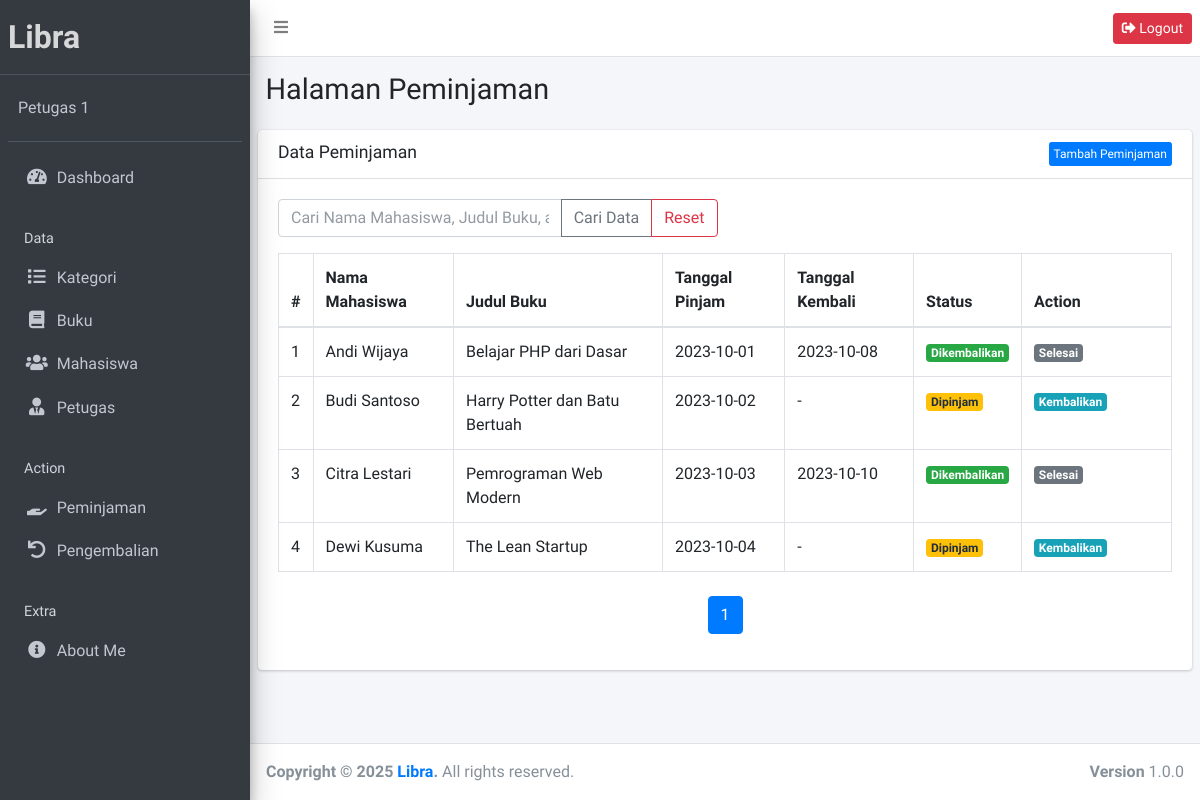
Screenshot of /public/peminjaman (signed in) with the database file from the repository.
### tables this page shows
CREATE TABLE `peminjaman` (
  `id` int NOT NULL,
  `mahasiswa_id` int NOT NULL,
  `buku_id` int NOT NULL,
  `petugas_id` int NOT NULL,
  `tanggal_pinjam` date NOT NULL,
  `tanggal_kembali` date DEFAULT NULL,
  `status` enum('dipinjam','dikembalikan') DEFAULT 'dipinjam',
  `created_at` timestamp NULL DEFAULT CURRENT_TIMESTAMP
);

CREATE TABLE `mahasiswa` (
  `id` int NOT NULL,
  `nim` varchar(20) NOT NULL,
  `nama` varchar(100) NOT NULL,
  `jurusan` varchar(50) NOT NULL,
  `alamat` text,
  `created_at` timestamp NULL DEFAULT CURRENT_TIMESTAMP
);

CREATE TABLE `buku` (
  `id` int NOT NULL,
  `judul` varchar(255) NOT NULL,
  `penulis` varchar(100) NOT NULL,
  `kategori_id` int NOT NULL,
  `tahun_terbit` year NOT NULL,
  `stok` int NOT NULL,
  `created_at` timestamp NULL DEFAULT CURRENT_TIMESTAMP
);

### app/controllers/Peminjaman.php (called while the page is built, shortened)
<?php
class Peminjaman extends Controller {
    public function index()
    {
        $data['title'] = 'Data Peminjaman';
        $page = isset($_GET['page']) ? intval($_GET['page']) : 1;
        $limit = 10;
        $offset = ($page - 1) * $limit;
        $key = $_SESSION['search_key'] ?? '';
        if (!empty($key)) {
            $data['peminjaman'] = $this->model('PeminjamanModel')->cariPeminjamanPagination($key, $limit, $offset);
            $totalData = $this->model('PeminjamanModel')->getJumlahCariPeminjaman($key);
        } else {
            $data['peminjaman'] = $this->model('PeminjamanModel')->getPeminjamanPagination($limit, $offset);
            $totalData = $this->model('PeminjamanModel')->getJumlahPeminjaman();
        }
        $data['totalPages'] = ceil($totalData / $limit);
        $data['currentPage'] = $page;
        $data['key'] = $key;
        $this->view('peminjaman/index', $data);
    }
}

### app/core/App.php (called while the page is built, shortened)
<?php
class App {
    protected $method = 'index';
    protected $params = [];
    public function __construct() {
        $this->controller = new $this->controller;
        call_user_func_array([$this->controller, $this->method], $this->params);
    }
}

### public/index.php (called while the page is built, shortened)
<?php
$app = new App;

### app/core/Database.php (called while the page is built, shortened)
<?php
class Database {
    private $host = DB_HOST;
    private $user = DB_USER;
    private $pass = DB_PASS;
    private $dbname = DB_NAME;
    private $dbh;
    private $stmt;
    public function __construct() {
        $dsn = "mysql:host={$this->host};dbname={$this->dbname}";
        $options = [
            PDO::ATTR_PERSISTENT => true,
            PDO::ATTR_ERRMODE => PDO::ERRMODE_EXCEPTION
        ];
        try {
            $this->dbh = new PDO($dsn, $this->user, $this->pass, $options);
        } catch (PDOException $e) {
            die("Koneksi gagal: " . $e->getMessage());
        }
    }
    public function query($sql) {
        $this->stmt = $this->dbh->prepare($sql);
    }
    public function bind($param, $value, $type = null) {
        if (is_null($type)) {
            switch (true) {
                case is_int($value):
                    $type = PDO::PARAM_INT;
                    break;
            }
        }
        $this->stmt->bindValue($param, $value, $type);
    }
    public function execute() {
        return $this->stmt->execute();
    }
    public function resultSet() {
        $this->execute();
        return $this->stmt->fetchAll(PDO::FETCH_ASSOC);
    }
}

### app/models/PeminjamanModel.php (called while the page is built, shortened)
<?php
class PeminjamanModel {
    private $table = 'peminjaman';
    private $db;
    public function __construct()
    {
        $this->db = new Database;
    }
    public function getJumlahPeminjaman()
    {
        $this->db->query('SELECT COUNT(*) as jumlah FROM ' . $this->table);
        return $this->db->single()['jumlah'];
    }
    public function getPeminjamanPagination($limit, $offset)
    {
        $query = "SELECT peminjaman.*, mahasiswa.nama AS nama_mahasiswa, buku.judul AS judul_buku, petugas.nama AS nama_petugas
                FROM peminjaman
                JOIN mahasiswa ON mahasiswa.id = peminjaman.mahasiswa_id
                JOIN buku ON buku.id = peminjaman.buku_id
                JOIN petugas ON petugas.id = peminjaman.petugas_id
                LIMIT :limit OFFSET :offset";
        $this->db->query($query);
        $this->db->bind('limit', $limit);
        $this->db->bind('offset', $offset);
        return $this->db->resultSet();
    }
}

### app/views/peminjaman/index.php (the view, shortened to what this page needs)
<div class="content-wrapper">
    <section class="content-header">
        <div class="container-fluid">
            <div class="row mb-2">
                <div class="col-sm-6">
                    <h1>Halaman Peminjaman</h1>
                </div>
            </div>
        </div>
    </section>
    <section class="content">
        <div class="card">
            <div class="card-header">
                <h3 class="card-title"><?= htmlspecialchars($data['title']); ?></h3>
                <a href="<?= base_url; ?>/peminjaman/tambah" class="btn float-right btn-xs btn btn-primary">Tambah Peminjaman</a>
            </div>
            <div class="card-body">
                <form action="<?= base_url; ?>/peminjaman/cari" method="post">
                    <div class="row mb-3">
                        <div class="col-lg-6">
                            <div class="input-group">
                                <input type="text" class="form-control" placeholder="Cari Nama Mahasiswa, Judul Buku, atau Petugas..." name="key" autocomplete="off" required>
                                <div class="input-group-append">
                                    <button class="btn btn-outline-secondary" type="submit">Cari Data</button>
                                    <a class="btn btn-outline-danger" href="<?= base_url; ?>/peminjaman/reset">Reset</a>
                                </div>
                            </div>
                        </div>
                    </div>
                </form>
                <table class="table table-bordered">
                    <thead>
                        <tr>
                            <th style="width: 10px">#</th>
                            <th>Nama Mahasiswa</th>
                            <th>Judul Buku</th>
                            <th>Tanggal Pinjam</th>
                            <th>Tanggal Kembali</th>
                            <th>Status</th>
                            <th style="width: 150px">Action</th>
                        </tr>
                    </thead>
                    <tbody>
                        <?php $no = ($data['currentPage'] - 1) * 10 + 1; ?>
                        <?php foreach ($data['peminjaman'] as $row) : ?>
                            <tr>
                                <td><?= $no; ?></td>
                                <td><?= htmlspecialchars($row['nama_mahasiswa']); ?></td>
                                <td><?= htmlspecialchars($row['judul_buku']); ?></td>
                                <td><?= htmlspecialchars($row['tanggal_pinjam']); ?></td>
                                <td><?= htmlspecialchars($row['tanggal_kembali'] ?? '-'); ?></td>
                                <td>
                                    <?php if ($row['status'] === 'dipinjam') : ?>
                                        <span class="badge badge-warning">Dipinjam</span>
                                    <?php else : ?>
                                        <span class="badge badge-success">Dikembalikan</span>
                                    <?php endif; ?>
                                </td>
                                <td>
                                    <?php if ($row['status'] === 'dipinjam') : ?>
                                        <a href="<?= base_url; ?>/peminjaman/edit/<?= intval($row['id']); ?>" class="badge badge-info">Kembalikan</a>
                                    <?php else : ?>
                                        <span class="badge badge-secondary">Selesai</span>
                                    <?php endif; ?>
                                </td>
                            </tr>
                            <?php $no++; endforeach; ?>
                    </tbody>
                </table>
                <nav aria-label="Page navigation" class="mt-4">
                    <ul class="pagination justify-content-center">
                        <?php if (isset($data['totalPages'])) : ?>
                            <?php for ($i = 1; $i <= $data['totalPages']; $i++) : ?>
                                <li class="page-item <?= (isset($data['currentPage']) && $i == $data['currentPage']) ? 'active' : ''; ?>">
                                    <a class="page-link" href="<?= base_url; ?>/peminjaman?page=<?= $i; ?><?= isset($data['key']) ? '&key=' . urlencode($data['key']) : ''; ?>"><?= $i; ?></a>
                                </li>
                            <?php endfor; ?>
                        <?php endif; ?>
                    </ul>
                </nav>
            </div>
        </div>
    </section>
</div>

### rows the page displays
peminjaman: mahasiswa.nama "Andi Wijaya", buku.judul "Belajar PHP dari Dasar", tanggal_pinjam "2023-10-01", tanggal_kembali "2023-10-08", status "Dikembalikan"
peminjaman: mahasiswa.nama "Budi Santoso", buku.judul "Harry Potter dan Batu Bertuah", tanggal_pinjam "2023-10-02", tanggal_kembali "-", status "Dipinjam"
peminjaman: mahasiswa.nama "Citra Lestari", buku.judul "Pemrograman Web Modern", tanggal_pinjam "2023-10-03", tanggal_kembali "2023-10-10", status "Dikembalikan"
peminjaman: mahasiswa.nama "Dewi Kusuma", buku.judul "The Lean Startup", tanggal_pinjam "2023-10-04", tanggal_kembali "-", status "Dipinjam"

### other values shown
$_SESSION['nama'] "Petugas 1"
$data['title'] "Data Peminjaman"
